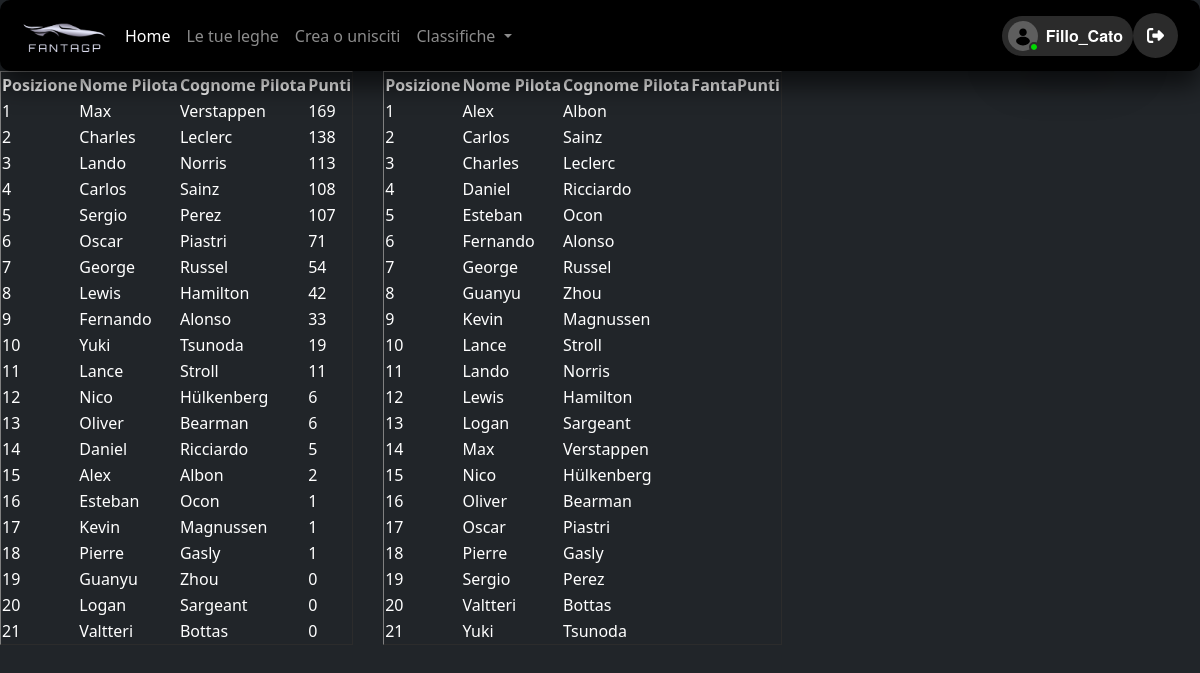
Before: /home.php (signed in) with the older database file.
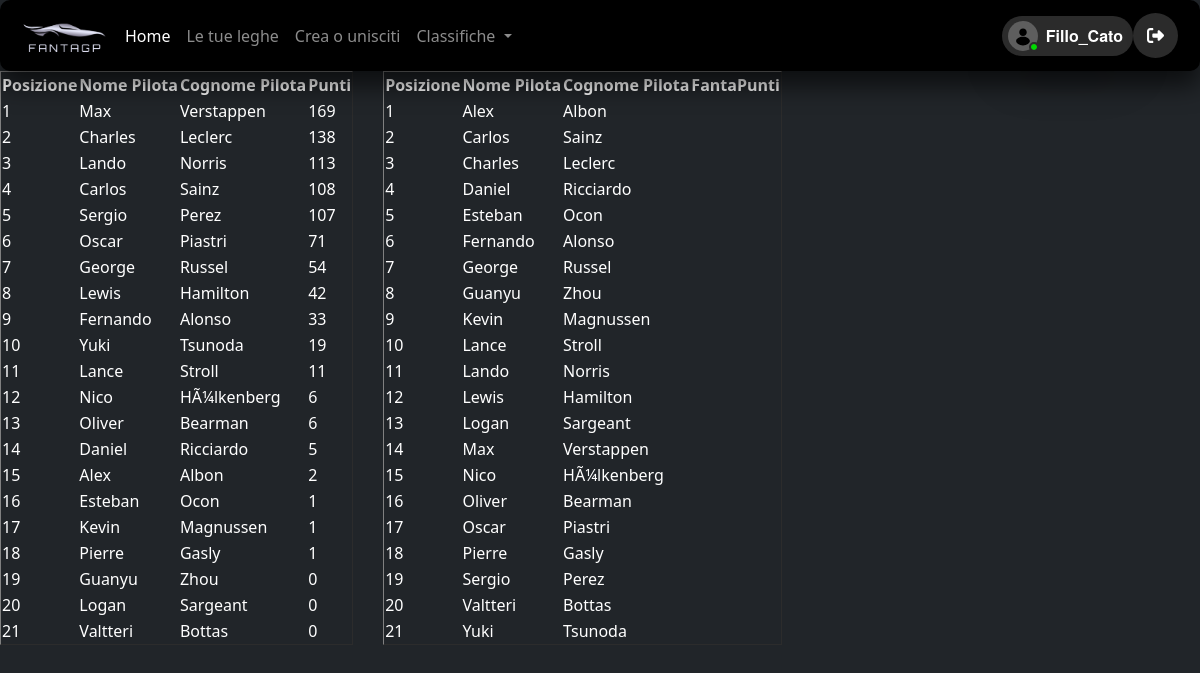
After: the same page with the newer database file.
### tables this page shows
CREATE TABLE `pilota` (
  `Numero` int(11) NOT NULL,
  `Nome` varchar(50) NOT NULL,
  `Cognome` varchar(50) NOT NULL,
  `Punti` float NOT NULL
);

### function.php (called while the page is built)
<?php
function selectUserId($cookie_name) {
    require "shared/connection.php";
    $sql = "SELECT Id FROM Utente WHERE User = :nome";
    $sth = $dbh->prepare($sql);
    $sth->bindParam(":nome", $cookie_name, PDO::PARAM_STR);
    $sth->execute();
    $IdUser = $sth->fetchAll(PDO::FETCH_ASSOC);
    return $IdUser;
}
?>

### home.php (the view, shortened to what this page needs)
<?php
require "function.php";
require "shared/connection.php";
if(isset($_SESSION['user'])) {
    $cookie_name = $_SESSION['user'];
    $sql = "SELECT Monete
            FROM Squadra
            WHERE CodUtente = :cookie_name AND CodLega = :lega";
    $sth = $dbh->prepare($sql);
    $idUser = selectUserId($cookie_name);
    $sth->bindParam(":cookie_name", $idUser[0]["Id"], PDO::PARAM_STR);
    $sth->bindParam(":lega", $_SESSION["lega"], PDO::PARAM_STR);
    $sth->execute();
    $count = $sth->rowCount();
    $monete = $sth->fetch(PDO::FETCH_ASSOC);
}
?>
<!DOCTYPE html>
<html>
    <head>
        <link rel="stylesheet" href="style.css" type="text/css">
        <link href="https://cdn.jsdelivr.net/npm/bootstrap@5.0.2/dist/css/bootstrap.min.css" rel="stylesheet">
      </head>
    <body>
    <nav class="navbar navbar-expand-lg navbar-dark">
      <div class="container-fluid">
          <img class="logo" src="logo.png" width="9%">
          <div class="collapse navbar-collapse" id="navbarSupportedContent">
              <ul class="navbar-nav me-auto mb-2 mb-lg-0">
              <li class="nav-item">
                  <a class="nav-link active" aria-current="page" href="home.php">Home</a>
              </li>
              <li class="nav-item">
                  <a class="nav-link" href="#">Le tue leghe</a>
              </li>
              <li class="nav-item">
                  <a class="nav-link" href="creation.php">Crea o unisciti</a>
              </li>
              <li class="nav-item dropdown">
                  <a class="nav-link dropdown-toggle" href="#" id="navbarDropdown" role="button" data-bs-toggle="dropdown" aria-expanded="false">
                  Classifiche
              </a>
            </li>
          </ul>
          <button id="btn-message" class="button-message">
            <div class="content-avatar">
              <div class="status-user"></div>
              <div class="avatar">
                <svg class="user-img" xmlns="http://www.w3.org/2000/svg" viewBox="0 0 24 24"><path d="M12,12.5c-3.04,0-5.5,1.73-5.5,3.5s2.46,3.5,5.5,3.5,5.5-1.73,5.5-3.5-2.46-3.5-5.5-3.5Zm0-.5c1.66,0,3-1.34,3-3s-1.34-3-3-3-3,1.34-3,3,1.34,3,3,3Z"></path></svg>
              </div>
            </div>
            <div class="notice-content">
              <?php
                if(isset($_SESSION['user'])) {
                    $username = $_SESSION['user'];
                } else {
                    header("Location: login.html");
                    exit();
                }
              ?>
              <div class="lable-message">
              <?php
              if ($count > 0){
                echo 'Monete<span class="number-message">';
                echo $monete['Monete'] . "</span></div>";
              } else {
                echo $username;
                echo "</span></div>";
              }
              ?>
            </div>
          </button>
          <?php
          if(isset($_SESSION['user'])) {
          ?>
          <a href="logout.php"><button class="Btn"><div class="sign"></div></button></a>
          <?php
          } else {
            header("Location: login.html");
            exit();
          }
          ?>
      </div>
    </nav>
    <?php
    $sql = "SELECT  Nome AS NomeP, Cognome, Punti
            FROM Pilota
            ORDER BY Punti DESC, NomeP, Cognome";
    $sth = $dbh->prepare($sql);
    $sth->execute();
    $result = $sth->fetchAll(PDO::FETCH_ASSOC);
    echo '<table border="1" style="float:left; display:block; margin-right: 30px;">';
    echo '<tr><th>Posizione</th><th>Nome Pilota</th><th>Cognome Pilota</th><th>Punti</th></tr>';
    $i = 1;
    foreach ($result as $row) {
      echo '<tr>';
      echo '<td>' . $i. '</td>';
      echo '<td>' . $row['NomeP'] . '</td>';
      echo '<td>' . $row['Cognome'] . '</td>';
      echo '<td>' . $row['Punti'] . '</td>';
      echo '</tr>';
      $i++;
    }
    echo '</table>';
        $sql = "SELECT  Nome AS NomeP, Cognome, FantaPunti
        FROM Pilota
        ORDER BY FantaPunti DESC, NomeP, Cognome";
    $sth = $dbh->prepare($sql);
    $sth->execute();
    $result = $sth->fetchAll(PDO::FETCH_ASSOC);
    echo '<table border="1" style="float:left; display:block; margin-right: 30px;">';
    echo '<tr><th>Posizione</th><th>Nome Pilota</th><th>Cognome Pilota</th><th>FantaPunti</th></tr>';
    $i = 1;
    foreach ($result as $row) {
    echo '<tr>';
    echo '<td>' . $i. '</td>';
    echo '<td>' . $row['NomeP'] . '</td>';
    echo '<td>' . $row['Cognome'] . '</td>';
    echo '<td>' . $row['FantaPunti'] . '</td>';
    echo '</tr>';
    $i++;
    }
    echo '</table>';
    ?>
    </body>
</html>

### style.css (style rules this page uses)
nav { display: flex; background-color: black !important; box-sizing: border-box; box-shadow: 0 15px 25px rgba(0,0,0,.6); border-radius: 10px; bottom: 0; left: 0; right: 0; width: 100%; padding-left: 0px !important; padding: 10px; }
body { background-color: #212529 !important; color: white !important; }
#btn-message { --text-color: rgb(255, 255, 255); --bg-color-sup: #5e5e5e; --bg-color: #2b2b2b; --bg-hover-color: #161616; --online-status: #00da00; --font-size: 16px; --btn-transition: all 0.2s ease-out; }
.button-message { display: flex; justify-content: center; align-items: center; font: 400 var(--font-size) Helvetica Neue, sans-serif; box-shadow: 0 0 2.17382px rgba(0,0,0,.049),0 1.75px 6.01034px rgba(0,0,0,.07),0 3.63px 14.4706px rgba(0,0,0,.091),0 22px 48px rgba(0,0,0,.14); background-color: var(--bg-color); border-radius: 68px; cursor: pointer; padding: 6px 10px 6px 6px; width: fit-content; height: 40px; border: 0; overflow: hidden; position: relative; transition: var(--btn-transition); }
.content-avatar { width: 30px; height: 30px; margin: 0; transition: var(--btn-transition); position: relative; }
.avatar { width: 100%; height: 100%; border-radius: 50%; overflow: hidden; background-color: var(--bg-color-sup); }
.user-img { width: 100%; height: 100%; object-fit: cover; }
.status-user { position: absolute; width: 6px; height: 6px; right: 1px; bottom: 1px; border-radius: 50%; outline: solid 2px var(--bg-color); background-color: var(--online-status); transition: var(--btn-transition); animation: active-status 2s ease-in-out infinite; }
.notice-content { display: flex; flex-direction: column; align-items: flex-start; justify-content: center; padding-left: 8px; text-align: initial; color: var(--text-color); }
.lable-message { display: flex; align-items: center; opacity: 1; transform: scaleY(1); transition: var(--btn-transition); }
.lable-message, .username { font-weight: 600; }
.Btn { display: flex; align-items: center; justify-content: flex-start; width: 45px; height: 45px; border: none; border-radius: 50%; cursor: pointer; position: relative; overflow: hidden; transition-duration: .3s; box-shadow: 2px 2px 10px rgba(0, 0, 0, 0.199); background-color: #2b2b2b; }
.sign { width: 100%; transition-duration: .3s; display: flex; align-items: center; justify-content: center; }
.sign svg { width: 17px; }

Changed rows visible on the page:
changed pilota "Nico": Cognome "Hülkenberg" → "HÃ¼lkenberg"
